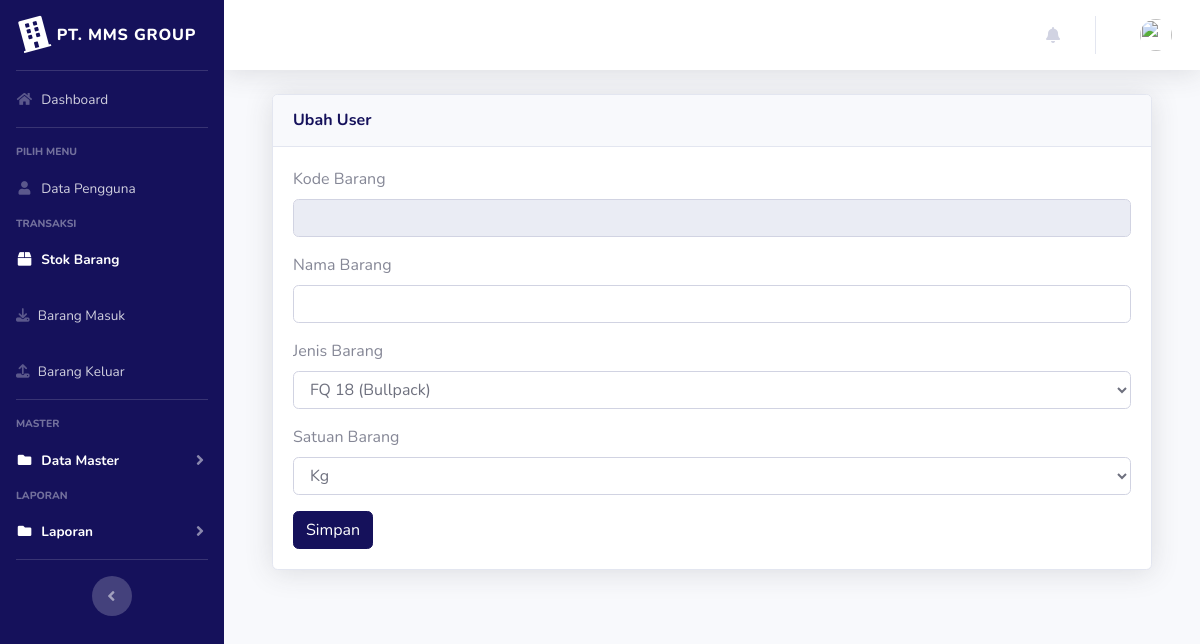
The page /index.php?page=gudang&aksi=ubahgudang&kode_barang=BAR-0225001 (signed in) on the database as committed earlier.
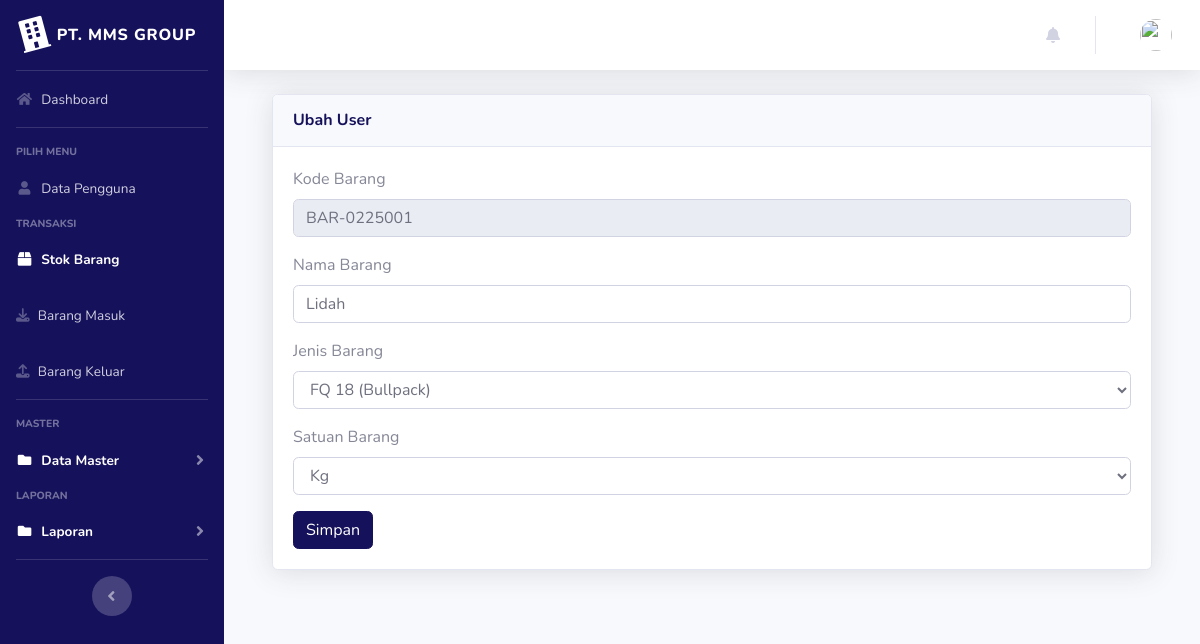
The same page on the database as committed later.
### tables this page shows
CREATE TABLE `gudang` (
  `id` int NOT NULL AUTO_INCREMENT,
  `kode_barang` varchar(100) NOT NULL,
  `nama_barang` varchar(100) NOT NULL,
  `jenis_barang` varchar(100) NOT NULL,
  `jumlah` double NOT NULL,
  `satuan` varchar(100) NOT NULL,
  `harga_rata` bigint NOT NULL,
  `total_nilai_stok` bigint NOT NULL,
  PRIMARY KEY (`id`)
);

### page/gudang/ubahgudang.php (the view, shortened to what this page needs)
<?php
 $kode_barang = $_GET['kode_barang'];
 $sql2 = $koneksi->query("select * from gudang where kode_barang = '$kode_barang'");
 $tampil = $sql2->fetch_assoc();
 ?>
  <div class="container-fluid">
          <div class="card shadow mb-4">
            <div class="card-header py-3">
              <h6 class="m-0 font-weight-bold text-primary">Ubah User</h6>
            </div>
            <div class="card-body">
              <div class="table-responsive">
							<div class="body">
							<form method="POST" enctype="multipart/form-data">
							<label for="">Kode Barang</label>
                            <div class="form-group">
                               <div class="form-line">
                                  <input type="text" name="kode_barang" class="form-control" id="kode_barang" value="<?php echo $tampil['kode_barang']; ?>" readonly />
							</div>
                            </div>
							<label for="">Nama Barang</label>
                            <div class="form-group">
                               <div class="form-line">
                                <input type="text" name="nama_barang" value="<?php echo $tampil['nama_barang']; ?>" class="form-control" />
							</div>
                            </div>
						<label for="">Jenis Barang</label>
                            <div class="form-group">
                               <div class="form-line">
                                <select name="jenis_barang" value="<?php echo $tampil['jenis_barang'];?>" class="form-control" />
								<?php
								$sql = $koneksi -> query("select * from jenis_barang order by id");
								while ($data=$sql->fetch_assoc()) {
									echo "<option value='$data[id].$data[jenis_barang]'>$data[jenis_barang]</option>";
								}
								?>
							</div>
                            </div>
							<label for="">Satuan Barang</label>
                            <div class="form-group">
                               <div class="form-line">
                                <select name="satuan" value="<?php echo $tampil['satuan'];?>" class="form-control" />
								<?php
								$sql = $koneksi -> query("select * from satuan order by id");
								while ($data=$sql->fetch_assoc()) {
									echo "<option value='$data[id].$data[satuan]'>$data[satuan]</option>";
								}
								?>
							</div>
                            </div>
							<input type="submit" name="simpan" value="Simpan" class="btn btn-primary">
							</form>

Rows that differ between the two databases and show on the page:
added gudang: kode_barang "BAR-0225001", nama_barang "Lidah"
